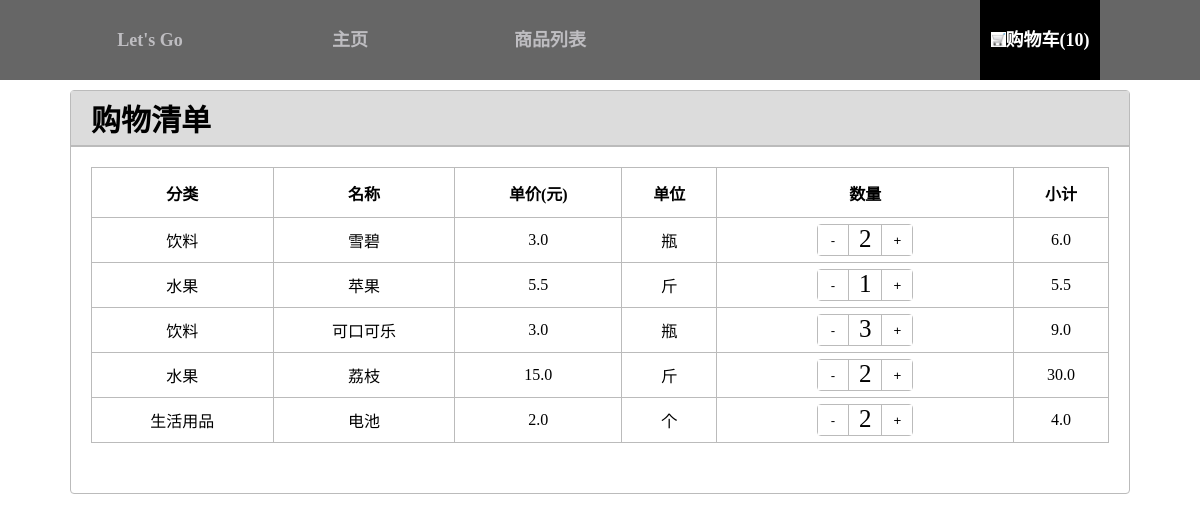
Page /shopping_cart on the earlier database version.
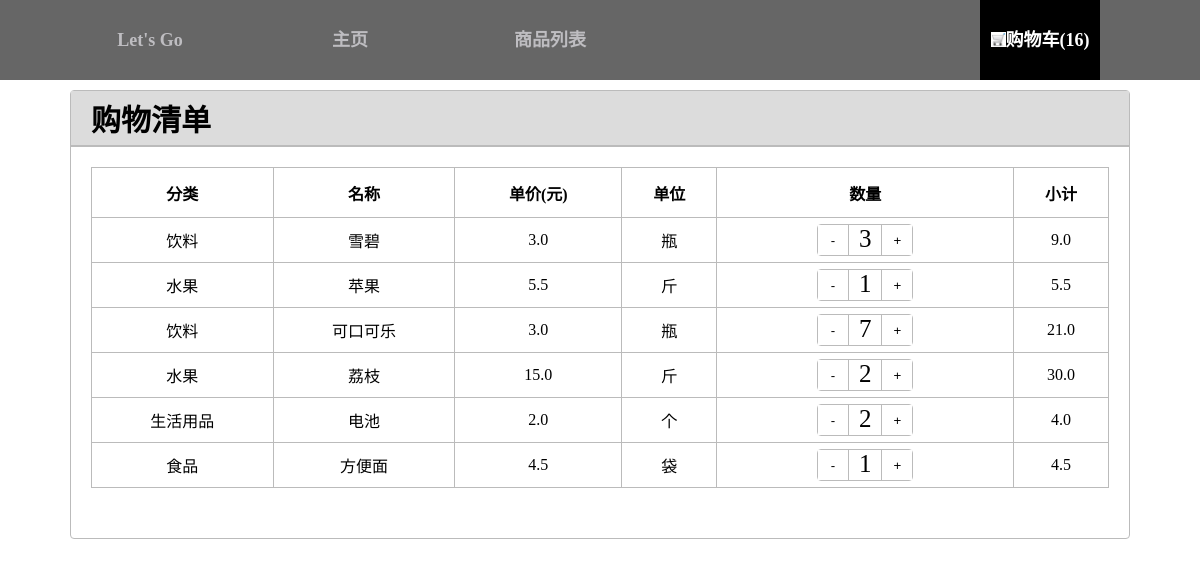
Same page on the later database version.
### post/models.py (models this page shows, shortened)
class PurchasedItems(models.Model):
    count=models.IntegerField(default=1,null=False)
    goods_id=models.IntegerField(default=1,null=False)
    classification=models.CharField(max_length=10,default='')
    name= models.CharField(max_length=10,default='')
    price=models.FloatField(max_length=10,default=0)
    unit=models.CharField(max_length=10,default='')
    subtotal= models.FloatField(max_length=10, default=0)
    @classmethod
    def shopping_cart(cls):
        sum_count = 0
        for count  in PurchasedItems.objects.all():
            sum_count = sum_count + count.count
        return sum_count

### post/views.py (the view)
# urls.py: url(r'^shopping_cart$', views.shopping_cart, name='shopping_cart'),
def shopping_cart(request):
    carts=PurchasedItems.objects.all()
    if request.method == 'POST':
        goods= PurchasedItems.objects.filter(goods_id=(request.POST['id']))
        goods[0].count= goods[0].count+(int(request.POST['changecount']))
        print(request.POST['changecount'])
        goods[0].save()
    return render(request, 'post/shopping_cart.html', {'carts':carts,
                                                       'sum_count':PurchasedItems.shopping_cart()
                                                       })

### post/templates/post/shopping_cart.html (shortened to what this page needs)
{% extends 'post/base.html' %}
{% load staticfiles %}
{% block head %}
    <link rel="stylesheet" href="{% static 'css/shopping_cart.css' %}">
{% endblock head %}
{% block shopping_cart%}active{% endblock shopping_cart %}
{% block content %}
    <div class="list">
        <div class="min">
            <h1>购物清单</h1>
        </div>
        <div class="inform">
            <table>
                <tr>
                    <th>分类</th>
                    <th>名称</th>
                    <th>单价(元)</th>
                    <th>单位</th>
                    <th>数量</th>
                    <th>小计</th>
                </tr>
                {% for post in carts %}
                    <tr>
                        <td> {{ post.classification }}</td>
                        <td>{{ post.name }}</td>
                        <td> {{ post.price }}</td>
                        <td>{{ post.unit }} </td>
                        <td>
                            <div class="symbol">
                                <div class="minus" >
                                    <button class="minus-ll" id={{ post.goods_id }}>-</button></div>
                                <div class="quantity" >
                                    <num>{{post.count}}</num></div>
                                <div class="plus">
                                    <button class="plus-ll" id={{ post.goods_id }}>+</button></div>
                            </div>
                        </td>
                        <td>{{post.subtotal }}</td>
                    </tr>
                {% endfor %}
            </table>
        </div>
    </div>
{% endblock content %}

### post/templates/post/base.html (shortened to what this page needs)
{% load staticfiles %}
<html>
<head>
    <link rel="stylesheet" href="{% static 'css/base.css' %}">
    {% block head %}
    {% endblock %}
</head>
<body>
<div class="frame">
    <div class="navigationbar page">Let's Go</div>
    <div class="navigationbar actions {% block home_nav %}{% endblock home_nav %}" onclick="home()">主页</div>
    <div class="navigationbar actions {% block shopping_nav %}{% endblock shopping_nav %}" onclick="shopping_list()">商品列表</div>
    <div class=" cartPosition actions {% block shopping_cart%}{% endblock shopping_cart %}" onclick="shopping_cart()"><img src="/static/image/gouwuche.gif" >购物车(<number>{{ sum_count }}</number>)</div>
</div>
{% block content %}
{% endblock %}
</body>
</html>

### post/static/css/base.css (style rules this page uses)
body { margin: 0; min-width: 966px; }
.frame { background-color: #666666; height: 80px; }
.navigationbar { color: #bebdc1; width: 80px; float: left; line-height: 80px; font-size:18px; text-align: center; cursor: pointer; font-weight:bold; padding: 0 10px; margin: 0 0 0 100px }
.frame .active { background: black; color: white; }
.cartPosition { color: #bebdc1; width: 100px; float: right; line-height: 80px; font-size:18px; text-align: center; cursor: pointer; font-weight:bold; padding: 0 10px; margin: 0 100px ; }
img { height:15px; width:15px; vertical-align: -1px; }

### post/static/css/shopping_cart.css (style rules this page uses)
table { width:100%; border-collapse:collapse; ; }
table, td, th { border:1px solid #bbbbbb; }
th { height: 50px; }
td { text-align: center; }
.min h1 { border-bottom-style:solid; border-width: 2px; border-color: #bbbbbb; background:#DCDCDC; margin:0; text-align: left; padding: 5px 20px; font-size: 30px; }
.list { border-style:solid; border-width: thin; border-color: #bbbbbb; margin: 10px 70px ; border-radius:4px ; text-align: center; }
.inform { padding:20px 20px 50px 20px; }
.symbol { border-style:solid; border-width: thin; border-color: #bbbbbb; margin: 5px 5px; border-radius:4px ; display: inline-block; }
.minus,.quantity { float:left; font-size: 25px; }
.minus { border-right-style: solid ; border-width: thin; float: left; border-color: #bbbbbb; }
.quantity { padding:0 10px; }
.plus { border-left: solid; border-width: thin; float: right; border-color: #bbbbbb; }
.plus-ll,.quantity-ll,.minus-ll { background: white; border-style: none; width: 30px; height: 30px; cursor: pointer; }

Differences in the rows shown:
changed PurchasedItems "雪碧": count "2" → "3"; subtotal "6.0" → "9.0"
changed PurchasedItems "可口可乐": count "3" → "7"; subtotal "9.0" → "21.0"
added PurchasedItems: classification "食品", name "方便面", price "4.5", unit "袋", count "1", subtotal "4.5"
Other differences:
{{ sum_count }}: "10" → "16"
